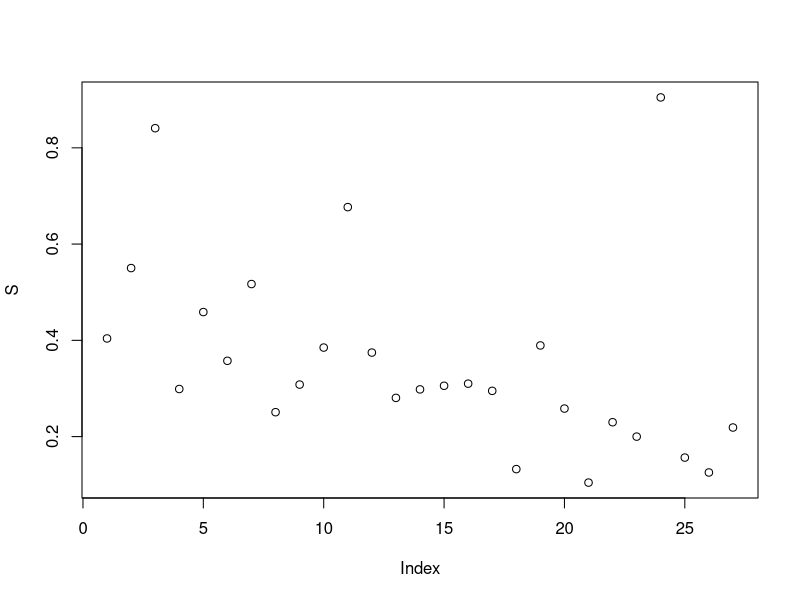
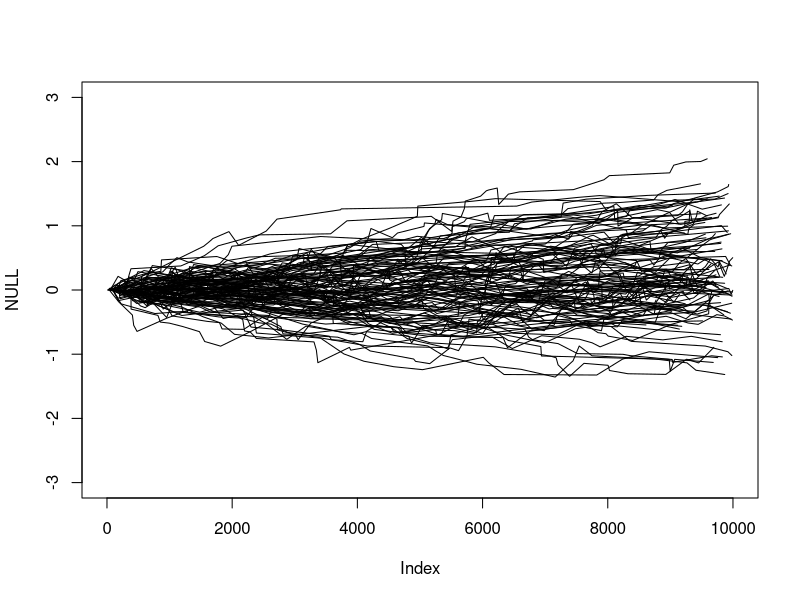

Generate these figures, in order, with R:

last.value<-function(x) {
    w<-which(!is.na(x))
    x<-x[w[length(w)]]
}
update<-function(th,b,resp,K=1) {
    p<-1/(1+exp(-(th-b)))
    th.new<-th+K*(resp-p)
    th.new
}
invlogit<-function(x) 1/(1+exp(-x))
rmse<-function(x) sqrt(mean(x^2))
est<-function(K,df) {
    id<-unique(df$id)
    item<-unique(df$item)
    ##initialize first value
    df<-df[order(df$t),]
    for (i in id) {
        ii<-which(i==df$id)
        df$th0[ii[1]]<-0
    }
    ##estimate
    for (i in 1:nrow(df)) {
        print(i/nrow(df))
        test<-is.na(df$th0[i])
        if (test) {
            z<-df[df$id==df$id[i] & df$t<df$t[i],,drop=FALSE]
            th0<-z$th0[nrow(z)]
            pars<-update(th0,df$b[i],df$resp[i],K=K)
            df$th0[i]<-pars
        } else {
            df$th0[i]<-0
        }
    }
    df
}
sim.growth<-function(Np,Ni,N,prop.grow=.25) {
    id<-1:Np
    item<-paste("item",1:Ni)
    L<-list()
    for (i in 1:N) {
        id0<-sample(id,1)
        item0<-sample(item,1)
        L[[i]]<-data.frame(id=id0,item=item0)
    }
    df<-data.frame(do.call("rbind",L))
    df$t<-1:nrow(df)
    z<-data.frame(id=id,th=rnorm(Np),gr=rbinom(Np,1,prop.grow)) #gr is the growth group
    df<-merge(df,z)
    z<-data.frame(item=item,b=rnorm(Ni))
    df<-merge(df,z)
    ##
    T<-max(df$t)
    df$th<-ifelse(df$gr==1,df$th+df$t/T,df$th)
    ##
    df$p<-invlogit(df$th-df$b)
    df$resp<-rbinom(nrow(df),1,df$p)
    df$th0<-NA
    df
}

Np<-500
Ni<-70
xxx<-sim.growth(Np=Np,Ni=Ni,N=10000,prop.grow=.25)

out<-list()
K<-.3
#for (K in c(.1,.3,.5)) {
    df<-est(df=xxx,K=K)
    ##
    ff<-function(x) x[nrow(x),,drop=FALSE]
    ##
    L<-split(df,df$id)
    x<-data.frame(do.call("rbind",lapply(L,ff)))
    c1<-cor(x$th,x$th0)
    e1<-rmse(x$th-x$th0)
    out[[as.character(K)]]<-c(c1,e1)
                                        #}

L<-split(df,df$id)
f<-function(x) {
    x$t<-x$t/nrow(df)
    m<-lm(th0~t,x)
    sl<-coef(m)[2]
    if (unique(x$gr)==1) {
    m<-lm(th~t,x)
    sl2<-coef(m)[2]
    } else sl2<-NA
    c(unique(x$gr),sl,sl2)
}
z<-t(sapply(L,f))
by(z[,2],z[,1],summary)

f<-function(x) {
    n<-nrow(x)
    delta<-x$th[n]-x$th0[n]
    c(n,delta)
}
z<-t(sapply(L,f))
S<-by(z[,2]^2,z[,1],mean)
plot(S)

z<-df[df$gr==1,]
L<-split(z,z$id)
plot(NULL,xlim=c(1,nrow(df)),ylim=c(-3,3))
for (i in 1:length(L)) lines(L[[i]]$t,L[[i]]$th0)


